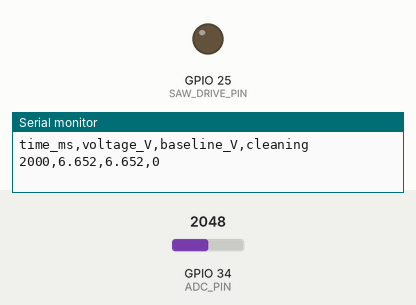
Simulated run of this sketch. Board: ESP32. On the bench: output pins drawn as LEDs (lit = HIGH), the last lines printed to the serial monitor. Inputs (shaded band) come from the test bench; at power-on: GPIO 34 (ADC_PIN) = 2048 (analog values on the 0–4095 scale).

Above: at 2.8 s.
2.9 s: GPIO 34 (ADC_PIN) set to 1767
5.2 s: GPIO 34 (ADC_PIN) set to 1679
At 6.5 s:
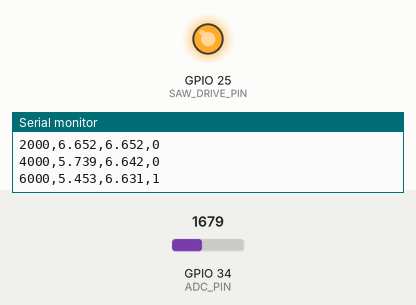
Timing chart, 0 to 10.5 s (numbered marks = the images above; inputs shaded):
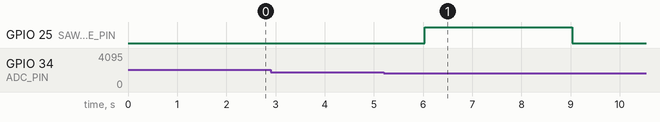

Measured:
- the behaviour switches between 1739 and 1738 on GPIO 34 (ADC_PIN) (found by bisection; images 0 and 1)
- after the input at 5.2 s, GPIO 25 (SAW_DRIVE_PIN): LOW → HIGH after 0.83 s, → LOW 3.0 s later

The sketch:

sonicshield_node.ino
```cpp
/*
  SonicShield node: prototype firmware (ESP32, Arduino framework)

  Status: UNTESTED on hardware. Written as a starting point.

  What it does:
    - Reads solar panel voltage through a voltage divider on an ADC pin
    - Keeps a slow-moving baseline of recent readings
    - If voltage falls below THRESHOLD_RATIO * baseline, triggers a
      cleaning pulse on SAW_DRIVE_PIN
    - Logs CSV over serial: time_ms,voltage_V,baseline_V,cleaning

  Wiring:
    Panel+ --[R1]--+--[R2]-- GND      (ADC reads the middle point)
                   |
                GPIO34 (ADC1)
    GPIO25 -> SAW driver stage input

  Set R1/R2 so the ADC pin never exceeds 3.3 V at maximum panel voltage.
*/

const int   ADC_PIN         = 34;
const int   SAW_DRIVE_PIN   = 25;

const float ADC_REF_V       = 3.3;
const float ADC_MAX         = 4095.0;
const float R1_OHMS         = 100000.0;  // change to match your divider
const float R2_OHMS         = 33000.0;   // change to match your divider

const float THRESHOLD_RATIO = 0.85;      // trigger below 85% of baseline
const float BASELINE_ALPHA  = 0.01;      // smoothing factor for baseline

const unsigned long SAMPLE_INTERVAL_MS   = 2000;
const unsigned long CLEAN_DURATION_MS    = 3000;
const unsigned long CLEAN_COOLDOWN_MS    = 600000;  // 10 min between cleans

float baseline = 0.0;
bool  baselineReady = false;
unsigned long lastSample = 0;
unsigned long lastClean  = 0;

float readPanelVoltage() {
  const int samples = 16;
  long sum = 0;
  for (int i = 0; i < samples; i++) {
    sum += analogRead(ADC_PIN);
    delay(2);
  }
  float adcAvg = sum / (float)samples;
  float vAdc = (adcAvg / ADC_MAX) * ADC_REF_V;
  return vAdc * (R1_OHMS + R2_OHMS) / R2_OHMS;
}

void cleaningPulse() {
  digitalWrite(SAW_DRIVE_PIN, HIGH);
  delay(CLEAN_DURATION_MS);
  digitalWrite(SAW_DRIVE_PIN, LOW);
}

void setup() {
  Serial.begin(115200);
  pinMode(SAW_DRIVE_PIN, OUTPUT);
  digitalWrite(SAW_DRIVE_PIN, LOW);
  analogReadResolution(12);
  Serial.println("time_ms,voltage_V,baseline_V,cleaning");
}

void loop() {
  unsigned long now = millis();
  if (now - lastSample < SAMPLE_INTERVAL_MS) return;
  lastSample = now;

  float v = readPanelVoltage();

  if (!baselineReady) {
    baseline = v;
    baselineReady = true;
  } else {
    baseline = (1.0 - BASELINE_ALPHA) * baseline + BASELINE_ALPHA * v;
  }

  int cleaning = 0;
  bool cooledDown = (lastClean == 0) || (now - lastClean > CLEAN_COOLDOWN_MS);
  if (v < THRESHOLD_RATIO * baseline && cooledDown) {
    cleaning = 1;
    Serial.printf("%lu,%.3f,%.3f,%d\n", now, v, baseline, cleaning);
    cleaningPulse();
    lastClean = millis();
    return;
  }

  Serial.printf("%lu,%.3f,%.3f,%d\n", now, v, baseline, cleaning);
}
```
